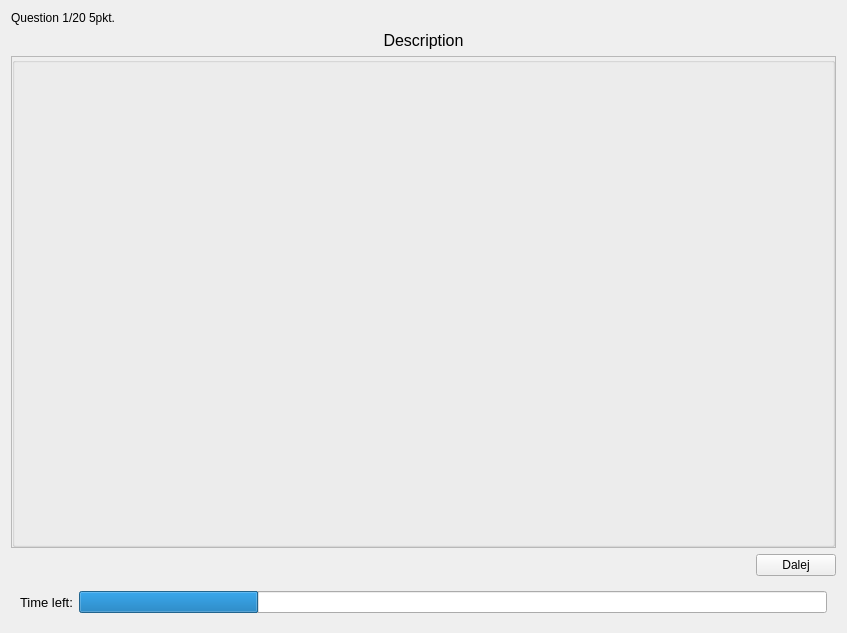
<?xml version="1.0" encoding="UTF-8"?>
<ui version="4.0">
 <class>QuestionWidget</class>
 <widget class="QWidget" name="QuestionWidget">
  <property name="geometry">
   <rect>
    <x>0</x>
    <y>0</y>
    <width>847</width>
    <height>633</height>
   </rect>
  </property>
  <property name="windowTitle">
   <string>Form</string>
  </property>
  <layout class="QVBoxLayout" name="verticalLayout">
   <item>
    <widget class="QLabel" name="infoLabel">
     <property name="font">
      <font>
       <pointsize>9</pointsize>
      </font>
     </property>
     <property name="text">
      <string>Question 1/20 5pkt.</string>
     </property>
    </widget>
   </item>
   <item>
    <widget class="QLabel" name="descriptionLabe">
     <property name="font">
      <font>
       <pointsize>12</pointsize>
      </font>
     </property>
     <property name="text">
      <string>Description</string>
     </property>
     <property name="alignment">
      <set>Qt::AlignCenter</set>
     </property>
     <property name="wordWrap">
      <bool>true</bool>
     </property>
    </widget>
   </item>
   <item>
    <layout class="QHBoxLayout" name="imageLabelLayout">
     <item>
      <widget class="QScrollArea" name="scrollArea">
       <property name="widgetResizable">
        <bool>true</bool>
       </property>
       <widget class="QGroupBox" name="answerBox">
        <property name="geometry">
         <rect>
          <x>0</x>
          <y>0</y>
          <width>821</width>
          <height>461</height>
         </rect>
        </property>
       </widget>
      </widget>
     </item>
    </layout>
   </item>
   <item>
    <layout class="QHBoxLayout" name="horizontalLayout_3">
     <item>
      <spacer name="horizontalSpacer">
       <property name="orientation">
        <enum>Qt::Horizontal</enum>
       </property>
       <property name="sizeHint" stdset="0">
        <size>
         <width>40</width>
         <height>20</height>
        </size>
       </property>
      </spacer>
     </item>
     <item>
      <widget class="QPushButton" name="nextButton">
       <property name="font">
        <font>
         <pointsize>9</pointsize>
        </font>
       </property>
       <property name="text">
        <string>Dalej</string>
       </property>
      </widget>
     </item>
    </layout>
   </item>
   <item>
    <widget class="QWidget" name="timeWidget" native="true">
     <layout class="QHBoxLayout" name="horizontalLayout_2">
      <item>
       <widget class="QLabel" name="timeLabel">
        <property name="font">
         <font>
          <pointsize>10</pointsize>
         </font>
        </property>
        <property name="text">
         <string>Time left:</string>
        </property>
       </widget>
      </item>
      <item>
       <widget class="QProgressBar" name="timeProgBar">
        <property name="value">
         <number>24</number>
        </property>
        <property name="textVisible">
         <bool>false</bool>
        </property>
       </widget>
      </item>
     </layout>
    </widget>
   </item>
  </layout>
 </widget>
 <resources/>
 <connections/>
</ui>
